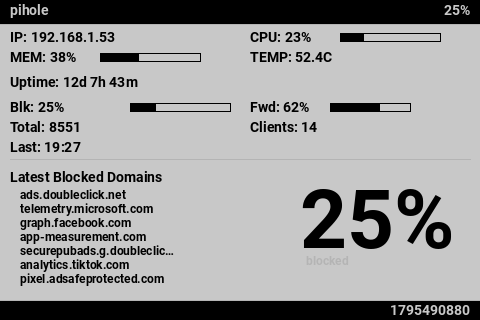

Write the Python code that produced this figure.
#!/usr/bin/env python3
import time, sqlite3, socket, psutil
from PIL import Image, ImageDraw, ImageFont
from datetime import datetime, timedelta
from collections import deque

# --- CONFIG ---
import os
FB_DEV = os.environ.get("LCD_FB_DEV", "/dev/fb1")
WIDTH, HEIGHT = 480, 320
DB_PATH = "/etc/pihole/pihole-FTL.db"
UPDATE_INTERVAL = 5 

HEADER_H = 24
FOOTER_H = 20

# --- FONTS ---
font = ImageFont.truetype("/usr/share/fonts/truetype/roboto/Roboto-Bold.ttf", 14)
font_small = ImageFont.truetype("/usr/share/fonts/truetype/roboto/Roboto-Bold.ttf", 12)
font_big = ImageFont.truetype("/usr/share/fonts/truetype/roboto/Roboto-Bold.ttf", 82)

# --- HISTORY BUFFER (sparkline) ---
history = deque(maxlen=60)

# --- HELPERS ---
def text(draw,x,y,s,c,f=font): draw.text((x,y),s,fill=c,font=f)

def text_right(draw,x,y,s,c,f):
    w = draw.textbbox((0,0),s,font=f)[2]
    draw.text((x-w,y),s,fill=c,font=f)

def bar(draw,x,y,pct,w,h,color):
    fill=int(w*pct/100)
    draw.rectangle((x,y,x+fill,y+h),fill=color)
    draw.rectangle((x,y,x+w,y+h),outline=color)

def ellipsize(s,n=26): return s if len(s)<=n else s[:n-1]+"…"

# --- SYSTEM ---
def get_ip():
    try:
        s=socket.socket(socket.AF_INET,socket.SOCK_DGRAM)
        s.connect(("8.8.8.8",80))
        ip=s.getsockname()[0]; s.close(); return ip
    except: return "N/A"

def get_hostname(): return socket.gethostname()

def get_temp():
    try:
        return int(open("/sys/class/thermal/thermal_zone0/temp").read())/1000
    except: return 0

def get_cpu(): return psutil.cpu_percent()

def get_mem(): return psutil.virtual_memory().percent

def get_uptime():
    try:
        t=int(float(open("/proc/uptime").read().split()[0]))
        td=timedelta(seconds=t)
        return f"{td.days}d {td.seconds//3600}h {(td.seconds//60)%60}m"
    except: return "N/A"

# --- PIHOLE ---
def get_stats():
    try:
        conn=sqlite3.connect(DB_PATH); c=conn.cursor()

        c.execute("""
        SELECT COUNT(*),
               SUM(CASE WHEN status=1 THEN 1 ELSE 0 END),
               SUM(CASE WHEN type=1 THEN 1 ELSE 0 END),
               MAX(timestamp)
        FROM queries
        WHERE timestamp >= strftime('%s','now','start of day');
        """)
        total,blocked,forwarded,last=c.fetchone()

        c.execute("SELECT COUNT(DISTINCT client) FROM queries WHERE timestamp >= strftime('%s','now','start of day');")
        clients=c.fetchone()[0]

        # Last 7 blocked queries
        c.execute("""
        SELECT domain FROM queries
        WHERE status=1 AND timestamp >= strftime('%s','now','-1 day')
        GROUP BY domain
        ORDER BY MAX(timestamp) DESC
        LIMIT 7;
        """)
        last_blocked = [row[0] for row in c.fetchall()]

        conn.close()

        return {
            "total":total or 0,
            "blocked":blocked or 0,
            "forwarded":forwarded or 0,
            "blocked_pct":(blocked/total*100) if total else 0,
            "forwarded_pct":(forwarded/total*100) if total else 0,
            "clients":clients,
            "last":datetime.fromtimestamp(last).strftime("%H:%M") if last else "N/A",
            "last_blocked":last_blocked
        }
    except Exception as e:
        print(e); return None

# --- SPARKLINE ---
def draw_sparkline(draw,x,y,w,h,color):
    if len(history)<2: return
    maxv=max(history) or 1
    step=w/(len(history)-1)

    for i in range(len(history)-1):
        x1=int(x+i*step)
        x2=int(x+(i+1)*step)
        y1=int(y+h-(history[i]/maxv)*h)
        y2=int(y+h-(history[i+1]/maxv)*h)
        draw.line((x1,y1,x2,y2),fill=color)

# --- DRAW ---
def draw_screen(stats):
    cpu=get_cpu()
    temp=get_temp()

    ALERT = cpu>80 or temp>70

    BG=(255,255,255) if ALERT else (200,200,200)
    FG=(0,0,0) if ALERT else (0,0,0)
    DIM=(180,180,180) if not ALERT else (80,80,80)

    img=Image.new("RGB",(WIDTH,HEIGHT),BG)
    draw=ImageDraw.Draw(img)

    # HEADER
    draw.rectangle((0,0,WIDTH,HEADER_H),fill=FG)
    text(draw,10,2,get_hostname(),BG)

    pct=f"{stats['blocked_pct']:.0f}%" if stats else "0%"
    text_right(draw,WIDTH-10,2,pct,BG,font)

    draw.line((0,HEADER_H,WIDTH,HEADER_H),fill=DIM)

    y=HEADER_H+5
    lx,rx=10,250

    # SYSTEM GRID
    text(draw,lx,y,f"IP: {get_ip()}",FG)
    text(draw,rx,y,f"CPU: {cpu:.0f}%",FG)
    bar(draw,rx+90,y+4,cpu,100,8,FG)

    y+=20
    mem=get_mem()
    text(draw,lx,y,f"MEM: {mem:.0f}%",FG)
    bar(draw,lx+90,y+4,mem,100,8,FG)
    text(draw,rx,y,f"TEMP: {temp:.1f}C",FG)

    y+=25
    text(draw,lx,y,f"Uptime: {get_uptime()}",FG)

    if stats:
        # update history
        history.append(stats["total"])

        y+=25
        text(draw,lx,y,f"Blk: {stats['blocked_pct']:.0f}%",FG)
        bar(draw,lx+120,y+4,stats['blocked_pct'],100,8,FG)

        text(draw,rx,y,f"Fwd: {stats['forwarded_pct']:.0f}%",FG)
        bar(draw,rx+80,y+4,stats['forwarded_pct'],80,8,FG)

        y+=20
        text(draw,lx,y,f"Total: {stats['total']}",FG)
        text(draw,rx,y,f"Clients: {stats['clients']}",FG)

        y+=20
        text(draw,lx,y,f"Last: {stats['last']}",FG)

        # divider
        y+=20
        draw.line((10,y,WIDTH-10,y),fill=DIM)

        # last 7 blocked instead of top domains
        y+=10
        text(draw,lx,y,"Latest Blocked Domains",FG)

        # BIG %
        bx,by=300,y+2
        text(draw,bx,by,f"{stats['blocked_pct']:.0f}%",FG,font_big)
        text(draw,bx+6,by+82,"blocked",DIM,font_small)

        # blocked domains
        y+=18
        for d in stats["last_blocked"]:
            text(draw,lx+10,y,f"{ellipsize(d)}",FG,font_small)
            y+=14

        # SPARKLINE
        #draw_sparkline(draw,250,HEIGHT-80,200,40,FG)

    # FOOTER
    draw.rectangle((0,HEIGHT-FOOTER_H,WIDTH,HEIGHT),fill=FG)
    draw.line((0,HEIGHT-FOOTER_H,WIDTH,HEIGHT-FOOTER_H),fill=DIM)

    text_right(draw,WIDTH-10,HEIGHT-FOOTER_H+2,str(int(time.time())),BG,font)

    return img

# --- FB ---
from PIL import ImageChops

# RGB565 split into its high and low byte, per channel (lookup tables)
_R_HI = [v & 0xF8 for v in range(256)]
_G_HI = [v >> 5 for v in range(256)]
_G_LO = [(v & 0x1C) << 3 for v in range(256)]
_B_LO = [v >> 3 for v in range(256)]
FB_REFRESH = 60          # rewrite an unchanged frame at least this often (seconds)
_last_frame, _last_write = None, 0.0

def write_fb(img):
    """Send img to the framebuffer as little-endian RGB565 in a single write.
    Unchanged frames are skipped (but rewritten every FB_REFRESH seconds)."""
    global _last_frame, _last_write
    r, g, b = img.convert("RGB").split()
    hi = ImageChops.add(r.point(_R_HI), g.point(_G_HI))
    lo = ImageChops.add(g.point(_G_LO), b.point(_B_LO))
    frame = Image.merge("LA", (lo, hi)).tobytes()
    if frame == _last_frame and time.time() - _last_write < FB_REFRESH:
        return
    with open(FB_DEV, "wb") as f:
        f.write(frame)
    _last_frame, _last_write = frame, time.time()

# --- CPU SAVING ---
# Pi-hole numbers change slowly: query the database at most every STATS_TTL
# seconds and reuse the result for the frames in between.
STATS_TTL = 30

def _every(seconds, fn):
    cache = {"t": 0.0, "v": None}
    def wrapper(*args):
        if cache["v"] is None or time.time() - cache["t"] >= seconds:
            cache["v"], cache["t"] = fn(*args), time.time()
        return cache["v"]
    return wrapper

get_stats = _every(STATS_TTL, get_stats)

# --- LOOP ---
if __name__=="__main__":
    while True:
        write_fb(draw_screen(get_stats()))
        time.sleep(UPDATE_INTERVAL)
